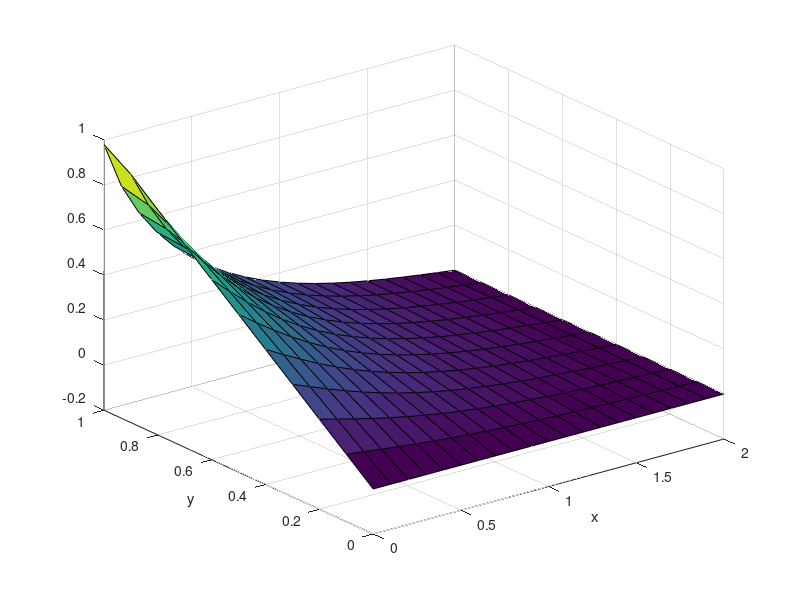

MATLAB code to generate this figure:
clear; clc; close all;

tic

L = 2;
M = 1;

n_terms = 10;


x = 0 : L/20.0 : L;
y = 0 : M/10.0 : M;

pe = 1;
le = 1;

if pe == 1
    %Poisson Equation
    X_m = zeros(n_terms,1);
    Y_n = zeros(n_terms,1);
    mu_m = zeros(n_terms,1);
    rho_n = zeros(n_terms,1);
    A_mn = zeros(n_terms);
    v_mn = zeros(length(x),length(y),n_terms, n_terms);
    v = zeros(length(x),length(y));
    
    for m = 0 : n_terms-1
        
        %Define mu_m
        mu_m(m+1) = ((m+1)*pi/L)^2.0;
        
        for n = 0 : n_terms-1
            
            %Define rho_n
            rho_n(n+1) = ((2*n+1)*pi/(2*M))^2.0;
            
            %Define A_mn
            fun = @(x,y) 0.1 .* x .* y .* (L - x) .* (M - y) .* sin((m+1).*pi./L.*x)...
                .*sin((2.*n+1)*pi./(2.*M).*y);
            
            top = integral2(fun,0,L,0,M);
            
            fun_x = @(x)  sin((m+1).*pi./(L).*x).^2.0;
            
            fun_y = @(y) sin((2.*n+1)*pi./(2.*M).*y).^2.0;
            
            int_x = integral(fun_x,0,L);
            
            int_y = integral(fun_y,0,M);
            
            bot = int_x*int_y*(mu_m(m+1) + rho_n(n+1));
            
            A_mn(m+1,n+1) = -top/bot;
            %A_mn(m+1,n+1) = top*(-16*L*M)/(4*M^2*(m+1)^2+L^2*(2*n+1)^2)/pi^2;
            
            
            for i = 1 : length(x)
                
                %Define X_m
                X_m(m+1) = sin((m+1)*pi/L*x(i));
                
                
                
                for j = 1 : length(y)
                    
                    %Define Y_n
                    Y_n(n+1) = sin((2*n+1)*pi/(2*M)*y(j));
                    
                    %calculate v_mn
                    v_mn(i,j,m+1,n+1) = X_m(m+1)*Y_n(n+1)*A_mn(m+1,n+1);
                    
                end
                
            end
            
            v = v + v_mn(:,:,m+1,n+1);
            
        end
        
    end
    
    v = zeros(length(x),length(y));
    
    for m = 1 : n_terms
        
        for n = 1 : n_terms
            
            v = v + v_mn(:,:,m,n);
            
        end
        
    end
    
end

if le == 1
    % Laplace Equation
    %terms
    w = zeros(length(x),length(y));
    wn = zeros(length(x),length(y), n_terms);
    Xn = zeros(length(x),1);
    Yn = zeros(length(y),1);
    Bn = 0;
    top = Bn;
    bot = Bn;
    
    for n = 0 : n_terms-1
        
        %define Bn
        
        fun = @(y) y.*sin((2*n+1)*pi.*y./(2*M));
        
        top = integral(fun, 0, M);
        
        fun = @(y) (sin(pi.*y.*(2*n+1)/(2*M))).^2;
        
        bot = sinh(pi*(2*n+1)*L/(2*M))*integral(fun,0,1);
        
        Bn = -top/bot;
        
        for j = 1 : length(x)
            
            %define Xn
            Xn(j) = sinh((2*n+1)*pi/(2*M)*(x(j)-L));
            
            for k = 1 : length(y)
                
                %define Yn
                Yn(k) = sin((2*n+1)*pi/(2*M)*y(k));
                
                % calculate u
                wn(j,k,n+1) = Xn(j)*Yn(k)*Bn;
                
            end
            
        end
        
        % add terms
        w = w + wn(:,:,n+1);
        
    end
end

toc

if le == 1 && pe == 1
    
    u = v + w;
elseif le == 0
    u = v;
else
    u = w;
end

surf(x,y,u');
xlabel('x');
ylabel('y');

